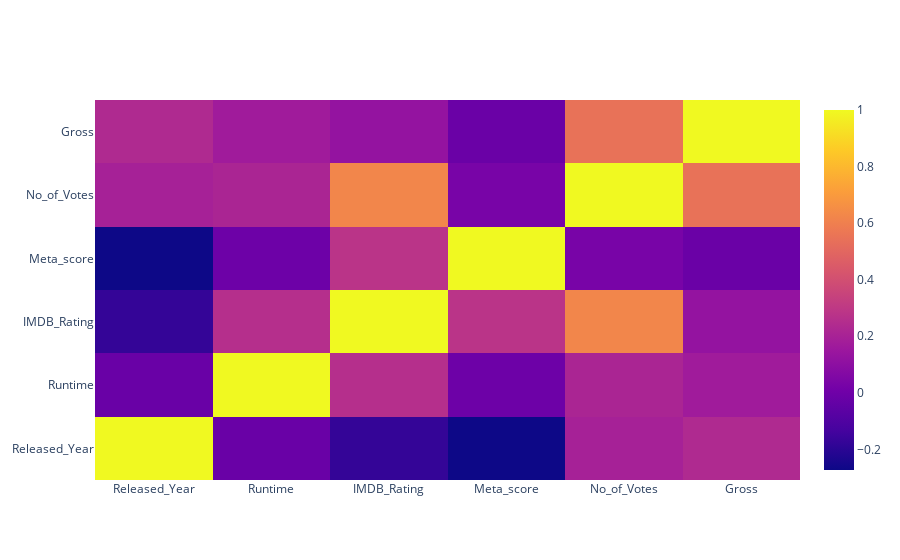

Notebook code cell kept with this figure:
### Code cell
# correl = subset_data.corr()
correl = movie_data.corr()

trace = go.Heatmap(z=correl.values,
                  x=correl.index.values,
                  y=correl.columns.values)
data=[trace]
plotly.offline.iplot(data, filename='basic-heatmap')

### Figure 1 — Plotly figure (JSON) as saved in the notebook; plotly's stock layout.template omitted (floating-point values rounded to 4 significant figures)
{"data": [{"type": "heatmap", "x": ["Released_Year", "Runtime", "IMDB_Rating", "Meta_score", "No_of_Votes", "Gross"], "y": ["Released_Year", "Runtime", "IMDB_Rating", "Meta_score", "No_of_Votes", "Gross"], "z": [[1, -0.018, -0.1765, -0.2727, 0.1949, 0.2345], [-0.018, 1, 0.2582, -0.005718, 0.2137, 0.1689], [-0.1765, 0.2582, 1, 0.2809, 0.6231, 0.126], [-0.2727, -0.005718, 0.2809, 1, 0.02974, -0.0148], [0.1949, 0.2137, 0.6231, 0.02974, 1, 0.5449], [0.2345, 0.1689, 0.126, -0.0148, 0.5449, 1]]}], "layout": {}}
